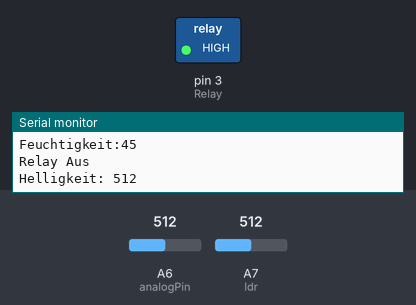
The sketch below on a simulated Arduino Nano, built with avr-gcc and run on an emulated ATmega328P. Shown: switched loads named in the sketch (green lamp = pin HIGH), the last lines printed to the serial monitor. The test bench sets the inputs (shaded band); at power-on: A6 (analogPin) = 512, A7 (ldr) = 512. Pins used as bus, display or sensor lines are not drawn.

Above: at 1.5 s.
1.6 s: A6 (analogPin) set to 586
3.3 s: A6 (analogPin) set to 620
At 4.8 s:
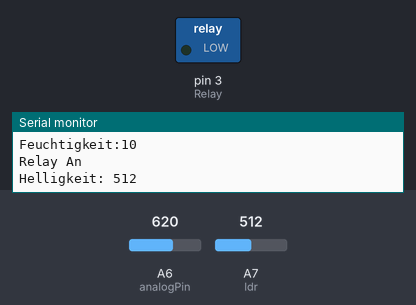
5.7 s: A6 (analogPin) set to 511
At 7.1 s:
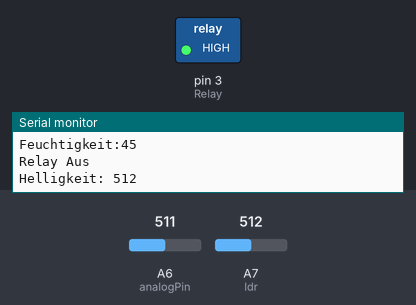
7.8 s: A6 (analogPin) set to 663
At 8.7 s:
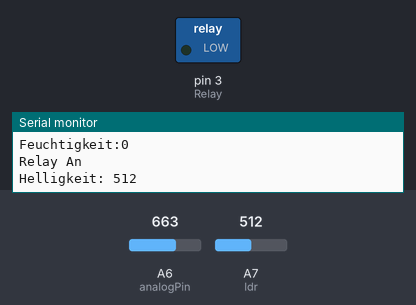
Timing chart, 0 to 10.8 s (numbered marks = the images above; inputs shaded):
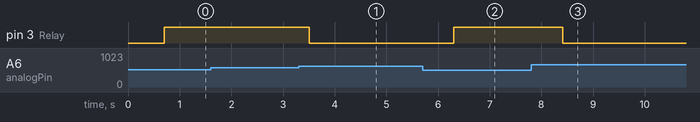

The sketch:

code.ino
```cpp
int ldr= A7;
int helligkeit = 0; //Der Lichtwert
int analogPin = A6; //Der Feuchtigkeits AnalogPin zum lesen der Werte

int maxVal = 653; //FeuchtigkeitsMax
int minVal = 340; //""
int val = 0;      //Der aktuelle Wert der gespeichert wird
int percent = 0;  //Die Prozentzahl anhand von den obrigen drei Werten

void setup(){
  Serial.begin(9600); //Startet eine Seriale-Verbindung um zu kommunizieren
  pinMode(7, OUTPUT); //Feuchtigkeitsensor
  pinMode(3, OUTPUT); //Relay

  digitalWrite(3,LOW);
}

void loop(){
  helligkeit =analogRead(ldr);
  Serial.print("Helligkeit: ");
  Serial.println(helligkeit);

  digitalWrite(7,HIGH);
  delay(500);
  digitalWrite(7,LOW);
  delay(200);
  val = analogRead(analogPin);
  percent = map(val,maxVal,minVal,0,100);
  if(percent >= 100) {
    percent = 100;
  }
  else if (percent <= 0) {
    percent = 0;
  }

  Serial.print("Feuchtigkeit:");
  Serial.println(percent);

  if(percent <= 15 && helligkeit >= 100) {
    digitalWrite(3,LOW);
    Serial.println("Relay An");
  }else {
    digitalWrite(3,HIGH);
    Serial.println("Relay Aus");
  }
}
```

Measured:
- the behaviour switches between 602 and 603 on A6 (analogPin) (found by bisection; images 0 and 1)
- after the input at 3.3 s, pin 3 (Relay): HIGH → LOW after 0.20 s
- after the input at 5.7 s, pin 3 (Relay): LOW → HIGH after 0.61 s
- after the input at 7.8 s, pin 3 (Relay): HIGH → LOW after 0.61 s
